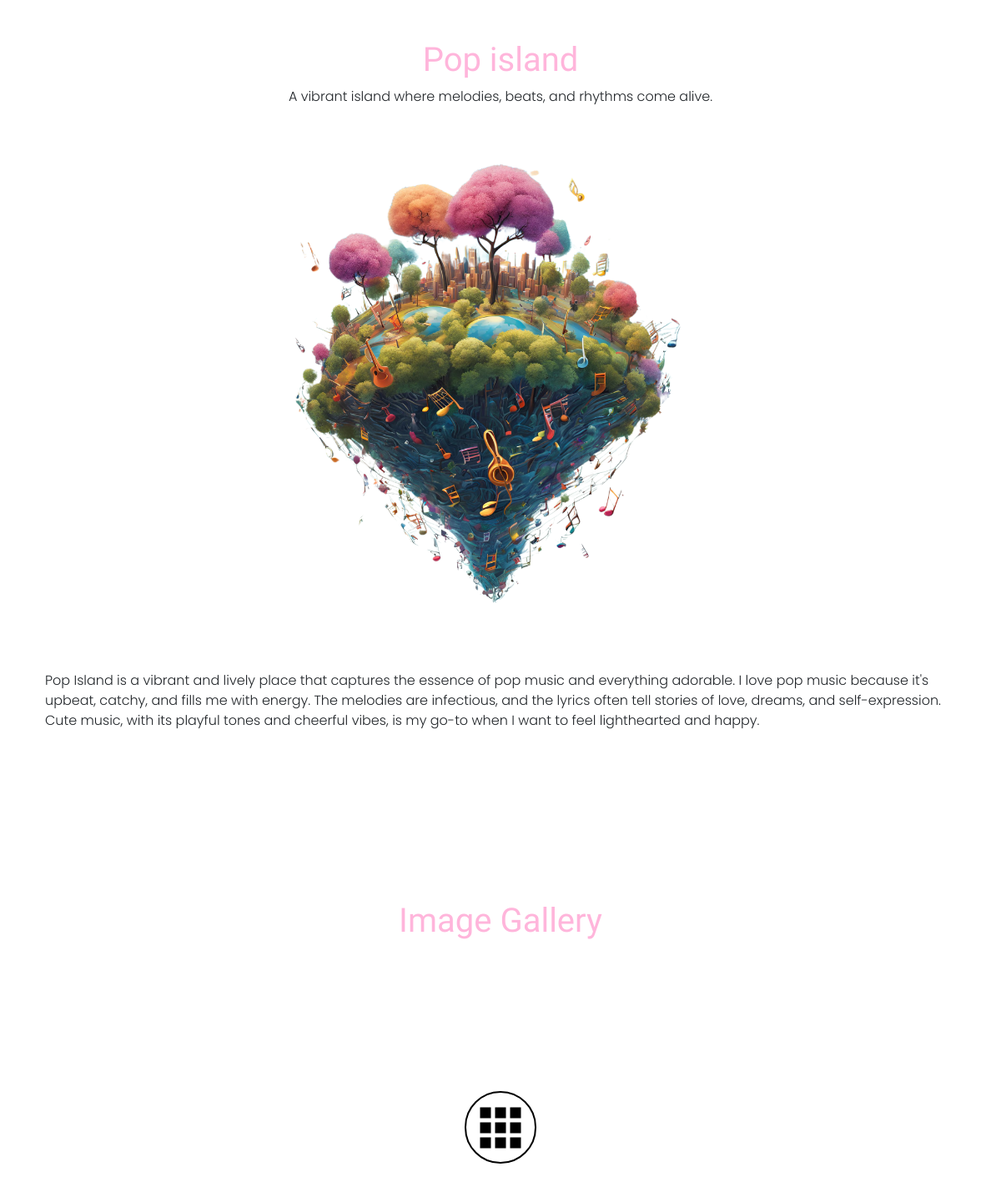
Screenshot of /details.php?islandID=1 with the database file from the repository.
### tables this page shows
CREATE TABLE `islandsofpersonality` (
  `islandOfPersonalityID` int(4) NOT NULL,
  `name` varchar(40) NOT NULL,
  `shortDescription` varchar(300) DEFAULT NULL,
  `longDescription` varchar(900) DEFAULT NULL,
  `color` varchar(10) DEFAULT NULL,
  `image` varchar(50) DEFAULT NULL,
  `status` varchar(10) DEFAULT NULL
);

CREATE TABLE `islandcontents` (
  `islandContentID` int(4) NOT NULL,
  `islandOfPersonalityID` int(4) NOT NULL,
  `image` varchar(50) DEFAULT NULL,
  `content` varchar(300) NOT NULL,
  `color` varchar(10) DEFAULT NULL
);

### details.php (the view, shortened to what this page needs)
<?php
include 'db_connect.php';
if (isset($_GET['islandID'])) {
    $islandID = intval($_GET['islandID']);
} else {
    die("No ID provided.");
}
$query = "
    SELECT isp.name, isp.shortDescription, isp.longDescription, isp.image, isp.color
    FROM islandsofpersonality isp
    WHERE isp.islandOfPersonalityID = ?
";
$stmt = $mysqli->prepare($query);
$stmt->bind_param("i", $islandID);
$stmt->execute();
$result = $stmt->get_result();
if ($result && $result->num_rows > 0) {
    $row = $result->fetch_assoc();
} else {
    die("Island not found.");
}
$contentQuery = "
    SELECT image, content, color
    FROM islandcontents
    WHERE islandOfPersonalityID = ?
";
$contentStmt = $mysqli->prepare($contentQuery);
$contentStmt->bind_param("i", $islandID);
$contentStmt->execute();
$contentResult = $contentStmt->get_result();
?>
<!DOCTYPE html>
<html lang="en">
<?php include 'header.php'; ?>
<body bg-light>
    <section id="island-details">
        <div class="container mt-5">
            <div class="text-center mb-4">
                <h1 class="rammetto-one-regular" style="color: <?php echo htmlspecialchars($row['color']); ?>;">
                    <?php echo htmlspecialchars($row['name']); ?>
                </h1>
                <p class="poppins-light font-16"><?php echo htmlspecialchars($row['shortDescription']); ?></p>
            </div>
            <div class="text-center mb-4">
                <img
                    src="img/<?php echo htmlspecialchars($row['image']); ?>"
                    alt="<?php echo htmlspecialchars($row['name']); ?>"
                    class="img-fluid floating"
                    style="max-height: 700px;">
            </div>
            <div class="container mt-3">
                <p class="poppins-light font-16"><?php echo nl2br(htmlspecialchars($row['longDescription'])); ?></p>
            </div>
        </div>
    </section>
    <section class="photoBox">
    <h1 class="text-center mb-4 rammetto-one-regular" style="color: <?php echo htmlspecialchars($row['color']); ?>;">Image Gallery</h1>
    <div class="gallery">
      <input type="checkbox">
      <?php if ($contentResult && $contentResult->num_rows > 0): ?>
            <?php while ($contentRow = $contentResult->fetch_assoc()): ?>
                <img
                    src="img/<?php echo htmlspecialchars($contentRow['image']); ?>"
                    alt="<?php echo htmlspecialchars($contentRow['content']); ?>"
                    >
            <?php endwhile; ?>
        <?php else: ?>
            <p>No images available for this island.</p>
        <?php endif; ?>
    </div>
  </section>
</body>
</html>

### header.php (style rules this page uses)
.rammetto-one-regular { font-family: "Rammetto One", sans-serif; font-weight: 400; font-style: normal; }
.poppins-light { font-family: "Poppins", sans-serif; font-weight: 300; font-style: normal; }
.floating { width: auto; height: auto; border-radius: 10px; animation: float 3s ease-in-out infinite; }
.gallery { --s: 130px; display: grid; grid-template-columns: repeat(3, auto); gap: 5px; position: relative; }
.gallery input { position: absolute; border: 2px solid #000; border-radius: 50%; inset: calc(50% - var(--s)/3); cursor: pointer; --g: linear-gradient(#000 0 0) no-repeat; background: var(--g) 50%/var(--b, 0%) 3px, var(--g) 50%/3px var(--b, 0%); transition: 1.5s; -webkit-appearance: none; -moz-appearance: none; appearance: none; }
.gallery > img { width: var(--s); aspect-ratio: 1; object-fit: cover; transform: scale(.1); filter: brightness(0); pointer-events: none; transform-origin: var(--x) var(--y); transition: 1s calc((var(--i) - 1)*.1s); }
.gallery > img:nth-of-type(1) { --i:1;--x: 150%;--y:150%; }
.gallery > img:nth-of-type(2) { --i:2;--x: 50%;--y:150%; }
.gallery > img:nth-of-type(3) { --i:3;--x: -50%;--y:150%; }
.gallery > img:nth-of-type(4) { --i:4;--x: 150%;--y:50%; }
.gallery > img:nth-of-type(5) { --i:5 }
.gallery > img:nth-of-type(6) { --i:6;--x: -50%;--y:50%; }
.gallery > img:nth-of-type(7) { --i:7;--x: 150%;--y:-50%; }
.gallery > img:nth-of-type(8) { --i:8;--x: 50%;--y:-50%; }
.gallery > img:nth-of-type(9) { --i:9;--x: -50%;--y:-50%; }
.photoBox { margin: 0; min-height: 100vh; display: grid; place-content: center; }

### rows the page displays
islandsofpersonality: name "Pop island", shortDescription "A vibrant island where melodies, beats, and rhythms come alive.", image (picture), longDescription "Pop Island is a vibrant and lively place that captures the essence of pop music and everything adorable. I love pop music because it's upbeat, catchy, and fills me with energy. The melodies are infectious, and the lyrics often tell stories of love, dreams, and self-expression. Cute music, with its playful tones and cheerful vibes, is my go-to when I want to feel lighthearted and happy."
islandcontents: image (picture)
islandcontents: image (picture)
islandcontents: image (picture)
islandcontents: image (picture)
islandcontents: image (picture)
islandcontents: image (picture)
islandcontents: image (picture)
islandcontents: image (picture)
islandcontents: image (picture)
